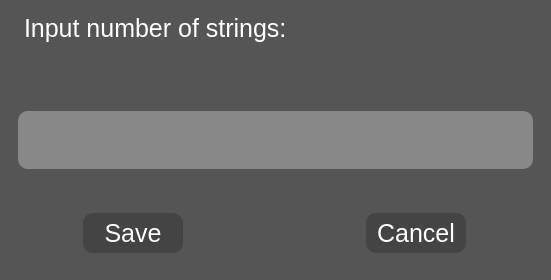
<?xml version="1.0" encoding="UTF-8"?>
<ui version="4.0">
 <class>SingleInputWindow</class>
 <widget class="QMainWindow" name="SingleInputWindow">
  <property name="geometry">
   <rect>
    <x>0</x>
    <y>0</y>
    <width>551</width>
    <height>280</height>
   </rect>
  </property>
  <property name="minimumSize">
   <size>
    <width>300</width>
    <height>0</height>
   </size>
  </property>
  <property name="maximumSize">
   <size>
    <width>10000</width>
    <height>10000</height>
   </size>
  </property>
  <property name="windowTitle">
   <string>MainWindow</string>
  </property>
  <property name="toolTipDuration">
   <number>-4</number>
  </property>
  <property name="styleSheet">
   <string notr="true">QMainWindow, QWidget {
background-color: #555;
color: #FFF;
font-family: Arial;
font-size: 25px;
border-radius: 10px
}
QPushButton {
background-color: #444;
}
QPushButton:hover {
background-color: #666;
}</string>
  </property>
  <widget class="QWidget" name="centralwidget">
   <layout class="QGridLayout" name="gridLayout">
    <property name="leftMargin">
     <number>0</number>
    </property>
    <property name="topMargin">
     <number>0</number>
    </property>
    <property name="rightMargin">
     <number>0</number>
    </property>
    <property name="bottomMargin">
     <number>0</number>
    </property>
    <property name="spacing">
     <number>0</number>
    </property>
    <item row="1" column="0" colspan="3">
     <widget class="QFrame" name="frame_9">
      <property name="minimumSize">
       <size>
        <width>300</width>
        <height>0</height>
       </size>
      </property>
      <property name="frameShape">
       <enum>QFrame::StyledPanel</enum>
      </property>
      <property name="frameShadow">
       <enum>QFrame::Raised</enum>
      </property>
      <layout class="QHBoxLayout" name="horizontalLayout">
       <item>
        <widget class="QFrame" name="frame_10">
         <property name="frameShape">
          <enum>QFrame::StyledPanel</enum>
         </property>
         <property name="frameShadow">
          <enum>QFrame::Raised</enum>
         </property>
         <layout class="QHBoxLayout" name="horizontalLayout_4">
          <item>
           <widget class="QFrame" name="input">
            <property name="styleSheet">
             <string notr="true">background-color: #888</string>
            </property>
            <property name="frameShape">
             <enum>QFrame::StyledPanel</enum>
            </property>
            <property name="frameShadow">
             <enum>QFrame::Raised</enum>
            </property>
           </widget>
          </item>
         </layout>
        </widget>
       </item>
      </layout>
     </widget>
    </item>
    <item row="0" column="0" colspan="3">
     <widget class="QFrame" name="frame_2">
      <property name="minimumSize">
       <size>
        <width>300</width>
        <height>0</height>
       </size>
      </property>
      <property name="frameShape">
       <enum>QFrame::StyledPanel</enum>
      </property>
      <property name="frameShadow">
       <enum>QFrame::Raised</enum>
      </property>
      <layout class="QHBoxLayout" name="horizontalLayout_2">
       <property name="spacing">
        <number>0</number>
       </property>
       <property name="leftMargin">
        <number>0</number>
       </property>
       <property name="topMargin">
        <number>0</number>
       </property>
       <property name="rightMargin">
        <number>0</number>
       </property>
       <property name="bottomMargin">
        <number>0</number>
       </property>
       <item>
        <widget class="QFrame" name="frame">
         <property name="frameShape">
          <enum>QFrame::StyledPanel</enum>
         </property>
         <property name="frameShadow">
          <enum>QFrame::Raised</enum>
         </property>
         <widget class="QTextEdit" name="message">
          <property name="geometry">
           <rect>
            <x>20</x>
            <y>10</y>
            <width>471</width>
            <height>81</height>
           </rect>
          </property>
          <property name="readOnly">
           <bool>true</bool>
          </property>
          <property name="html">
           <string>&lt;!DOCTYPE HTML PUBLIC &quot;-//W3C//DTD HTML 4.0//EN&quot; &quot;http://www.w3.org/TR/REC-html40/strict.dtd&quot;&gt;
&lt;html&gt;&lt;head&gt;&lt;meta name=&quot;qrichtext&quot; content=&quot;1&quot; /&gt;&lt;style type=&quot;text/css&quot;&gt;
p, li { white-space: pre-wrap; }
&lt;/style&gt;&lt;/head&gt;&lt;body style=&quot; font-family:'Arial'; font-size:25px; font-weight:400; font-style:normal;&quot;&gt;
&lt;p style=&quot; margin-top:0px; margin-bottom:0px; margin-left:0px; margin-right:0px; -qt-block-indent:0; text-indent:0px;&quot;&gt;&lt;span style=&quot; font-size:25px;&quot;&gt;Input number of strings:&lt;/span&gt;&lt;/p&gt;&lt;/body&gt;&lt;/html&gt;</string>
          </property>
         </widget>
        </widget>
       </item>
      </layout>
     </widget>
    </item>
    <item row="2" column="0" colspan="3">
     <widget class="QFrame" name="frame_8">
      <property name="minimumSize">
       <size>
        <width>100</width>
        <height>0</height>
       </size>
      </property>
      <property name="frameShape">
       <enum>QFrame::StyledPanel</enum>
      </property>
      <property name="frameShadow">
       <enum>QFrame::Raised</enum>
      </property>
      <layout class="QHBoxLayout" name="horizontalLayout_3" stretch="0,0">
       <property name="spacing">
        <number>100</number>
       </property>
       <property name="leftMargin">
        <number>0</number>
       </property>
       <property name="topMargin">
        <number>0</number>
       </property>
       <property name="rightMargin">
        <number>0</number>
       </property>
       <property name="bottomMargin">
        <number>0</number>
       </property>
       <item>
        <widget class="QPushButton" name="leftButton">
         <property name="maximumSize">
          <size>
           <width>100</width>
           <height>40</height>
          </size>
         </property>
         <property name="styleSheet">
          <string notr="true"/>
         </property>
         <property name="text">
          <string>Save</string>
         </property>
        </widget>
       </item>
       <item>
        <widget class="QPushButton" name="rightButton">
         <property name="maximumSize">
          <size>
           <width>100</width>
           <height>40</height>
          </size>
         </property>
         <property name="styleSheet">
          <string notr="true"/>
         </property>
         <property name="text">
          <string>Cancel</string>
         </property>
        </widget>
       </item>
      </layout>
     </widget>
    </item>
   </layout>
  </widget>
  <action name="aMoreOptions">
   <property name="text">
    <string>More Options</string>
   </property>
  </action>
  <action name="actionGo_Premium">
   <property name="text">
    <string>Go Premium</string>
   </property>
  </action>
  <action name="actionDonate">
   <property name="text">
    <string>Donate</string>
   </property>
  </action>
  <action name="aSaveConfig">
   <property name="text">
    <string>Save config</string>
   </property>
  </action>
  <action name="aRestoreConfig">
   <property name="text">
    <string>Restore config</string>
   </property>
  </action>
  <action name="aDeleteConfig">
   <property name="text">
    <string>Delete config</string>
   </property>
  </action>
  <action name="aResetDefault">
   <property name="text">
    <string>Reset default</string>
   </property>
  </action>
 </widget>
 <resources/>
 <connections/>
</ui>
